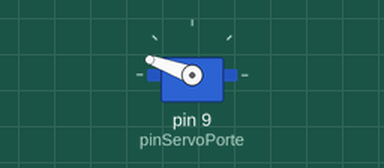
Bench run of a sketch on a simulated Arduino Uno, built with avr-gcc and run on an emulated ATmega328P. Shown: servo.

Above: at 0.05 s.
At 4.0 s:
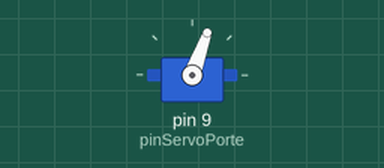
Timing chart, 0 to 5.2 s (numbered marks = the images above):
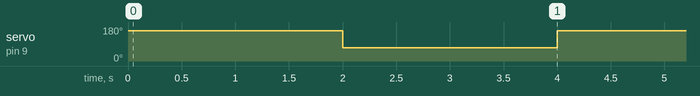

The sketch:

Servo_Porte_Test.ino
```cpp
#include <Servo.h>

/*--- SERVO PORTE ---*/
Servo Servo_Porte;          // Création d'un objet servo
int posIni = 160;              // Sauvegarde de la position initiale du servo
int pinServoPorte = 9;       // Pin de branchement du servo

void setup() {
  // put your setup code here, to run once:
  /*--- Initialisation du servo porte ---*/
  Servo_Porte.attach(pinServoPorte);
  Servo_Porte.write(posIni);
}

void loop() {
  // put your main code here, to run repeatedly:
  Servo_Porte.write(posIni);

  delay(2000);

  Servo_Porte.write(70);

  delay(2000);


}
```

Measured:
- by itself, servo on pin 9 (pinServoPorte): alternates 160° for 2.0 s and 70° for 2.0 s
